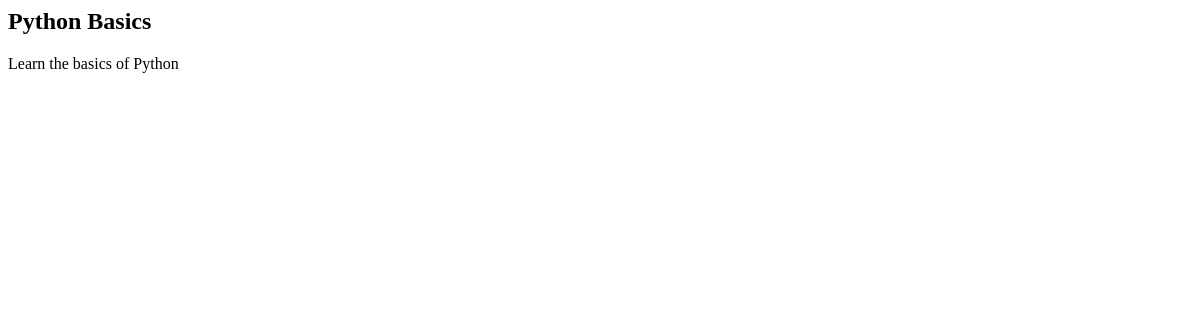
The app's page /courses/courses/1/, older data.
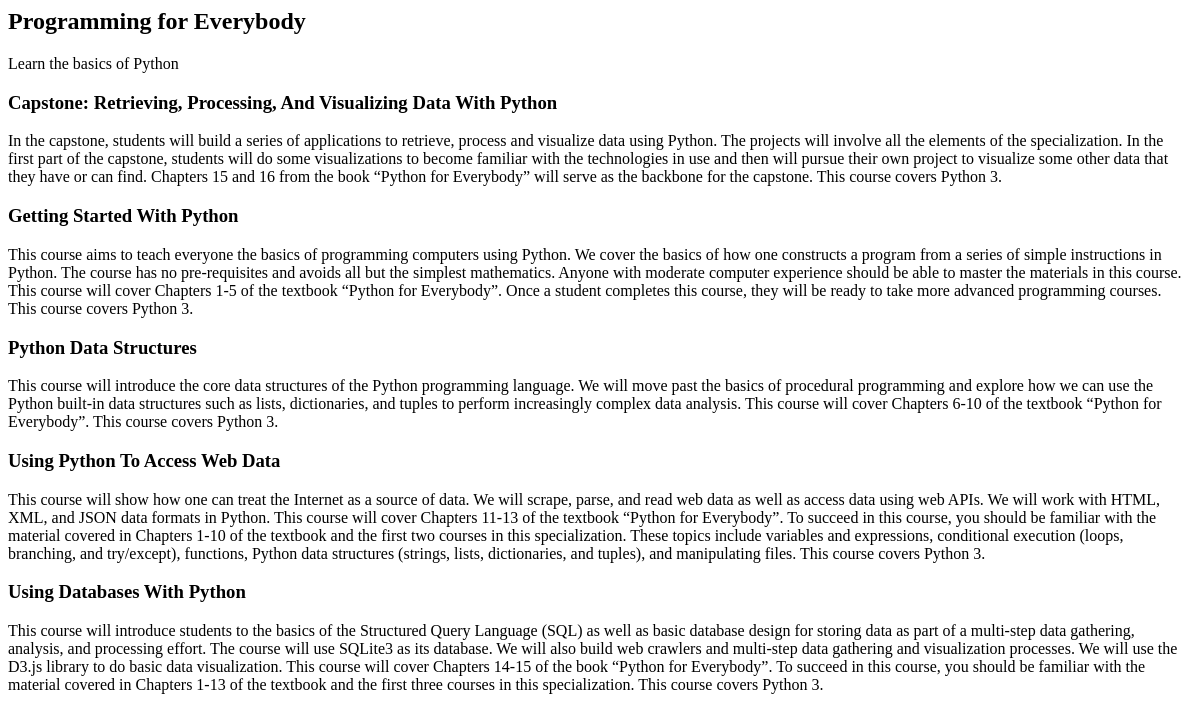
The same page, newer data.
### courses/models.py (models this page shows, shortened)
class Course(models.Model):
    created_at = models.DateTimeField(auto_now_add=True)
    title = models.CharField(max_length=255)
    description = models.TextField()

class Step(models.Model):
    title = models.CharField(max_length=255)
    description = models.TextField()
    content = models.TextField(blank=True, default="")
    order = models.IntegerField(default=0)
    course = models.ForeignKey(Course, on_delete=models.CASCADE)
    class Meta:
        ordering = ["order"]

### courses/views.py (the view)
# urls.py: path("courses/<int:pk>/", views.CourseDetailView.as_view(), name="detail"),
class CourseDetailView(DetailView):
    model = Course

### courses/templates/courses/course_detail.html
<article>
    <h2>{{ course.title }}</h2>
    {{ course.description }}
    <section>
        {% for step in course.step_set.all %}
        <h3>{{ step.title|title }}</h3>
        {{ step.description }}
        {% endfor %}
    </section>
</article>

Row changes from the older to the newer data that the page shows:
changed Course "Learn the basics of Python": title "Python Basics" → "Programming for Everybody"
added Step: title "Capstone: Retrieving, Processing, And Visualizing Data With Python", description "In the capstone, students will build a series of applications to retrieve, process and visualize data using Python. The projects will involve all the elements of the specialization. In the first part of the capstone, students will do some visualizations to become familiar with the technologies in use and then will pursue their own project to visualize some other data that they have or can find. Chapters 15 and 16 from the book “Python for Everybody” will serve as the backbone for the capstone. This course covers Python 3."
added Step: title "Getting Started With Python", description "This course aims to teach everyone the basics of programming computers using Python. We cover the basics of how one constructs a program from a series of simple instructions in Python. The course has no pre-requisites and avoids all but the simplest mathematics. Anyone with moderate computer experience should be able to master the materials in this course. This course will cover Chapters 1-5 of the textbook “Python for Everybody”. Once a student completes this course, they will be ready to take more advanced programming courses. This course covers Python 3."
added Step: title "Python Data Structures", description "This course will introduce the core data structures of the Python programming language. We will move past the basics of procedural programming and explore how we can use the Python built-in data structures such as lists, dictionaries, and tuples to perform increasingly complex data analysis. This course will cover Chapters 6-10 of the textbook “Python for Everybody”. This course covers Python 3."
added Step: title "Using Python To Access Web Data", description "This course will show how one can treat the Internet as a source of data. We will scrape, parse, and read web data as well as access data using web APIs. We will work with HTML, XML, and JSON data formats in Python. This course will cover Chapters 11-13 of the textbook “Python for Everybody”. To succeed in this course, you should be familiar with the material covered in Chapters 1-10 of the textbook and the first two courses in this specialization. These topics include variables and expressions, conditional execution (loops, branching, and try/except), functions, Python data structures (strings, lists, dictionaries, and tuples), and manipulating files. This course covers Python 3."
added Step: title "Using Databases With Python", description "This course will introduce students to the basics of the Structured Query Language (SQL) as well as basic database design for storing data as part of a multi-step data gathering, analysis, and processing effort. The course will use SQLite3 as its database. We will also build web crawlers and multi-step data gathering and visualization processes. We will use the D3.js library to do basic data visualization. This course will cover Chapters 14-15 of the book “Python for Everybody”. To succeed in this course, you should be familiar with the material covered in Chapters 1-13 of the textbook and the first three courses in this specialization. This course covers Python 3."
